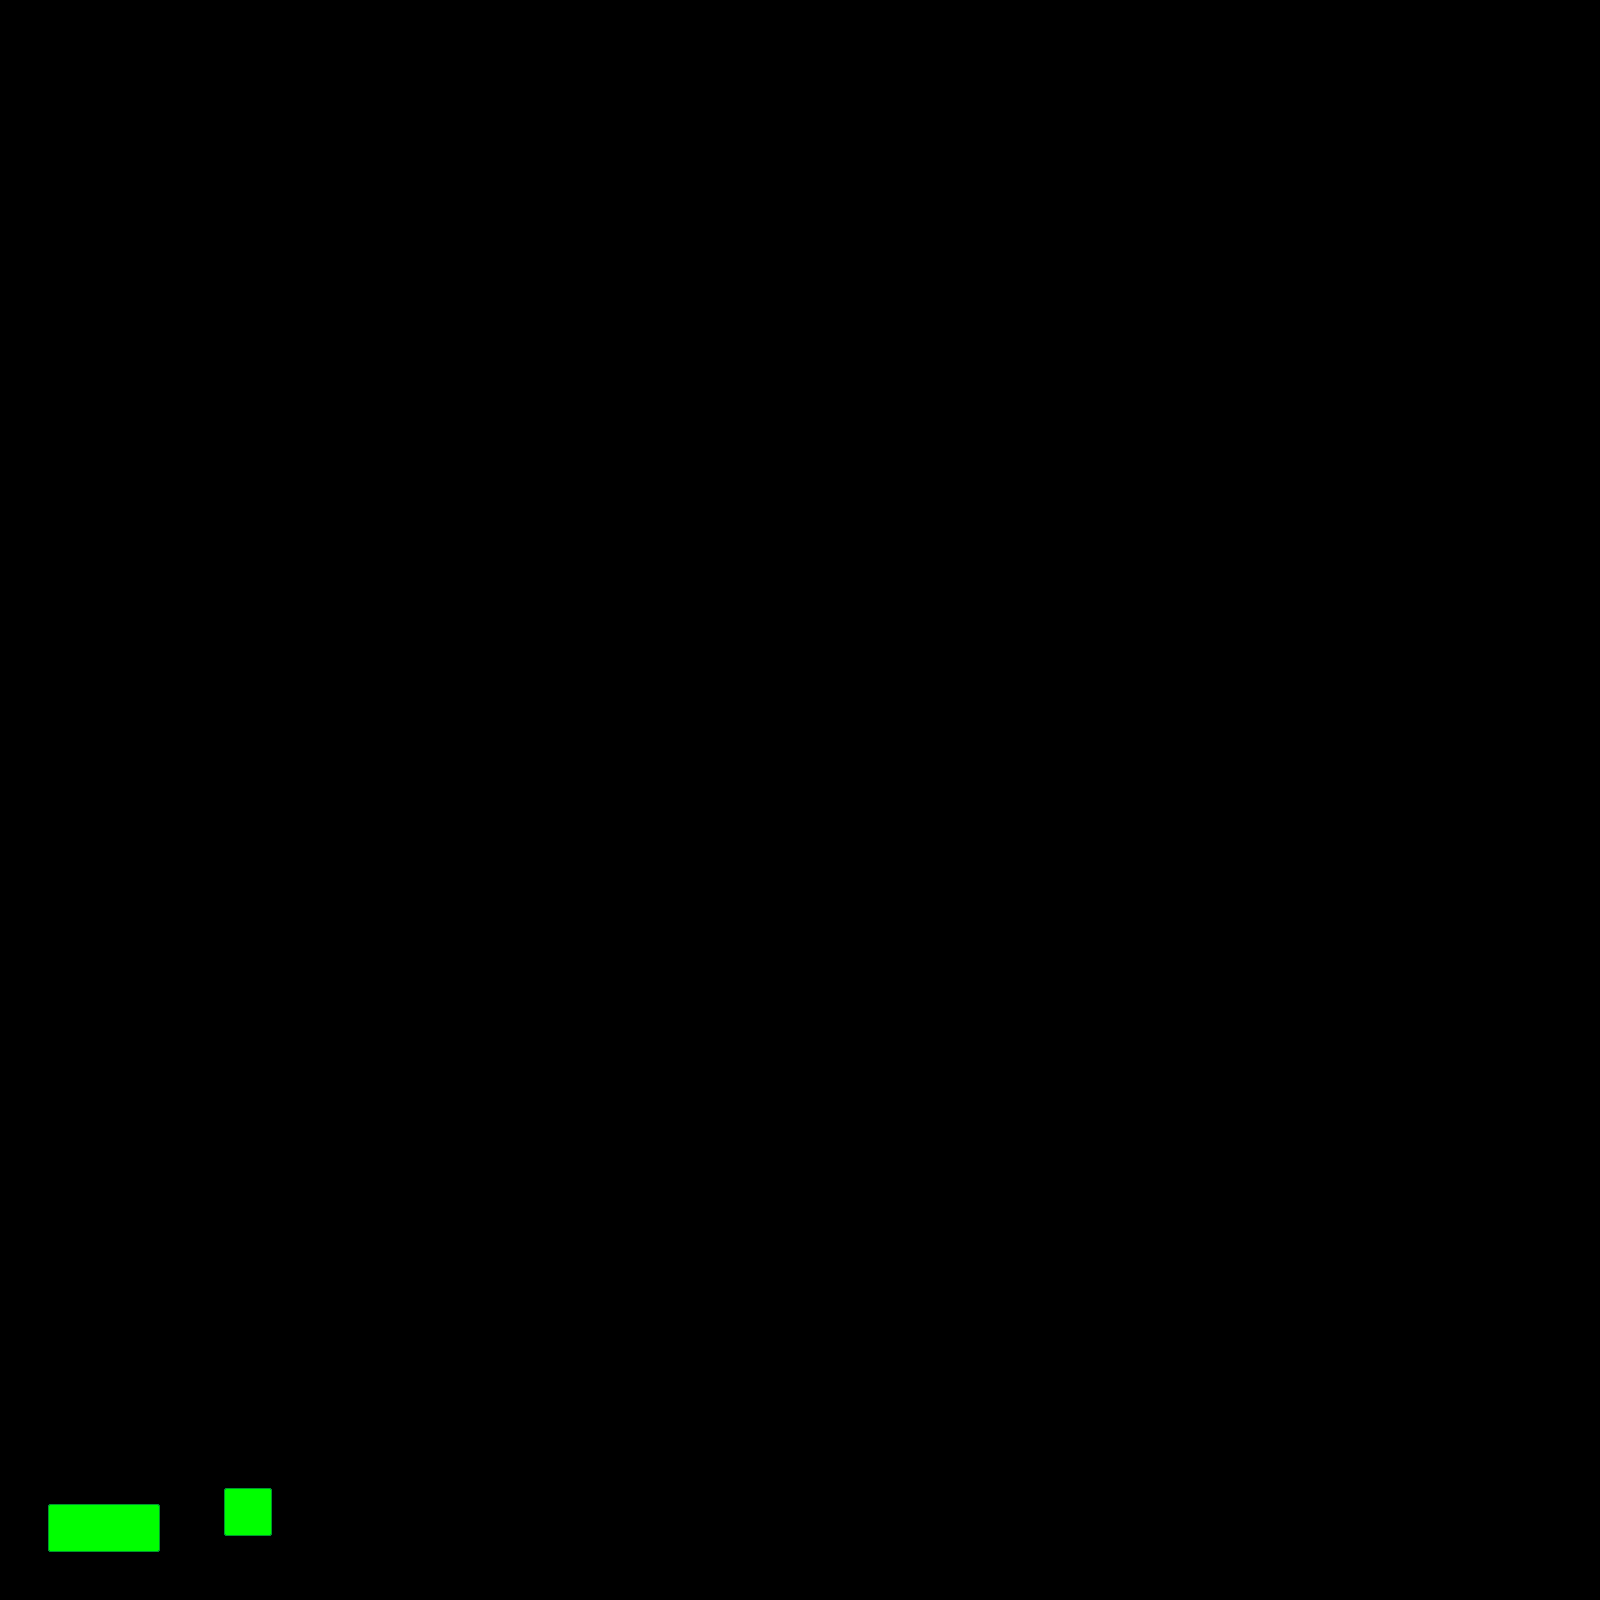

This is a level from a 2D game, rendered from its Tiled map with the project's own tilesets. A one-line summary and the map file follow, with tile-layer data summarised:
An orthogonal 100x100 tile map with 16x16 px tiles, 1 tile layer (Tiles) and 2 objects.

<map version="1.2" tiledversion="2018.11.29" orientation="orthogonal" renderorder="right-down" width="100" height="100" tilewidth="16" tileheight="16" infinite="0" nextlayerid="3" nextobjectid="4">
 <tileset firstgid="1" source="Tiles.tsx" />
 <layer id="1" name="Tiles" width="100" height="100">
  <data>[10000 cells, 30 non-empty, 9 distinct tile ids]</data>
 </layer>
 <objectgroup id="2" name="Collidables">
  <object id="2" x="48" y="1504" width="112" height="48">
   <properties>
    <property name="entity" value="player" />
   </properties>
  </object>
  <object id="3" x="224" y="1488" width="48" height="48">
   <properties>
    <property name="entity" value="enemy_moving" />
   </properties>
  </object>
 </objectgroup>
</map>
